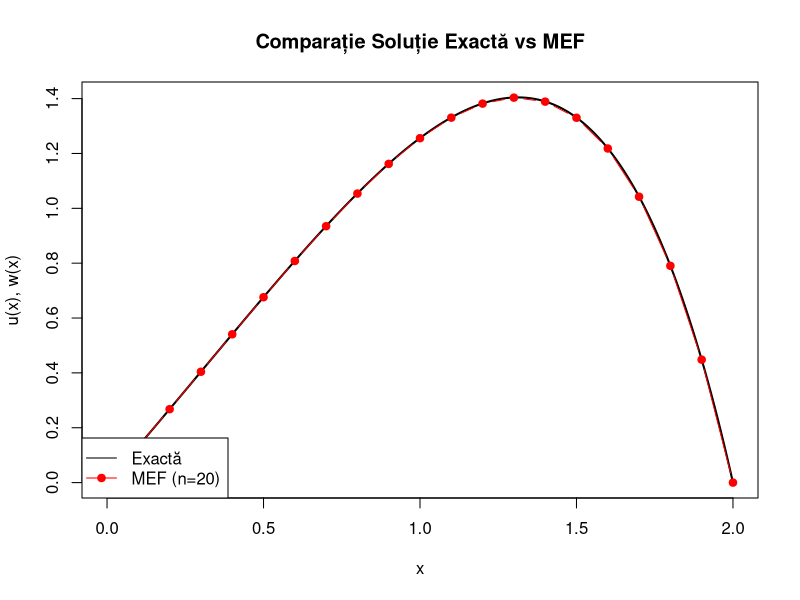

This chart was generated by the following R code:
# Parametrii problemei
L <- 2
n_elements <- 20 # Poți modifica aici pentru w_10 sau w_20
h <- L / n_elements
nodes <- seq(0, L, by = h)
n_nodes <- length(nodes)
n_inner <- n_nodes - 2 # Nodurile interioare (fără 0 și L)

# 1. Soluția Exactă
u_exact_func <- function(x) {
  c1 <- (exp(2) + 1) / (exp(2) - 1)
  c2 <- -2 * exp(2) / (exp(2) - 1)
  return((c1 + 1 - x) * exp(x) + c2)
}

# 2. Construirea matricelor MEF (Sistemul K*u = F)
K <- matrix(0, n_inner, n_inner)
F_vec <- numeric(n_inner)

for (i in 1:n_inner) {
  # Nodul curent în contextul matricii este i, dar în contextul total este i+1
  xi <- nodes[i+1]
  
  # Vectorul forțelor (F_i = integrala funcției hat phi_i)
  F_vec[i] <- h 
  
  # Matricea de rigiditate K (calculată prin integrare pe elemente)
  # Aproximăm e^(-x) prin valoarea în mijlocul fiecărui sub-element
  
  # Elementul din stânga [x_{i}, x_{i+1}]
  mid_left <- xi - h/2
  K[i, i] <- K[i, i] + (1/h^2) * exp(-mid_left) * h
  
  # Elementul din dreapta [x_{i+1}, x_{i+2}]
  mid_right <- xi + h/2
  K[i, i] <- K[i, i] + (1/h^2) * exp(-mid_right) * h
  
  # Cuplajul cu nodul din stânga
  if (i > 1) {
    K[i, i-1] <- -(1/h^2) * exp(-mid_left) * h
  }
  
  # Cuplajul cu nodul din dreapta
  if (i < n_inner) {
    K[i, i+1] <- -(1/h^2) * exp(-mid_right) * h
  }
}

# 3. Rezolvarea sistemului pentru nodurile interioare
u_inner <- solve(K, F_vec)
u_approx <- c(0, u_inner, 0) # Adăugăm condițiile la limită u(0)=0, u(2)=0

# 4. Plotare și Comparație
x_fine <- seq(0, L, length.out = 200)
plot(x_fine, u_exact_func(x_fine), type = "l", lwd = 2, 
     col = "black", xlab = "x", ylab = "u(x), w(x)", 
     main = "Comparație Soluție Exactă vs MEF")
lines(nodes, u_approx, col = "red", type = "b", pch = 19)
legend("bottomleft", legend = c("Exactă", paste("MEF (n=", n_elements, ")", sep="")), 
       col = c("black", "red"), lty = 1, pch = c(NA, 19))
